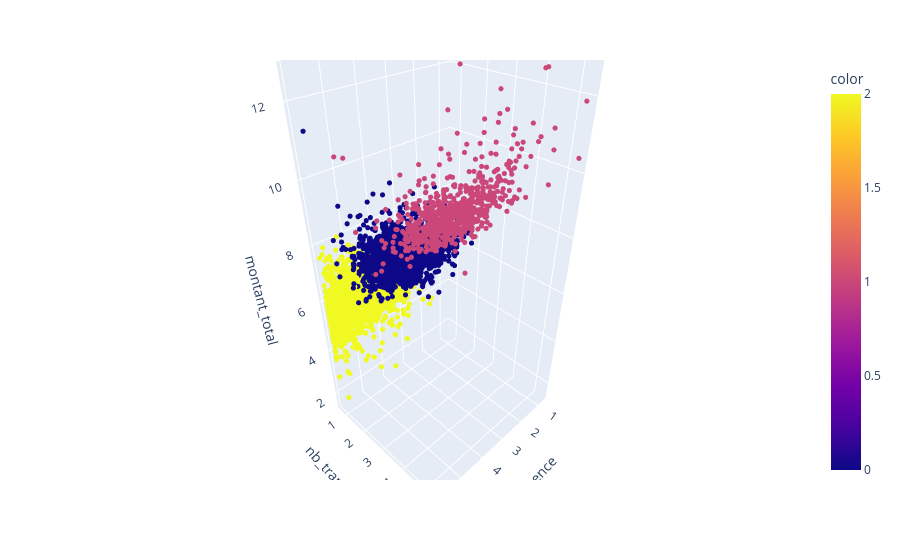

Here is the notebook cell this chart was saved with:
### Code cell
fig = px.scatter_3d(
    data, x="recence", y="nb_transaction", z="montant_total", color=cluster
)

fig.update_traces(marker_size=3)

fig.show()

### Figure 1 — Plotly figure (JSON) as saved in the notebook; plotly's stock layout.template omitted (floating-point values rounded to 4 significant figures; data arrays with more than 128 entries replaced by an {"elided": "..."} marker saying what was removed)
{"data": [{"hovertemplate": "recence=%{x}<br>nb_transaction=%{y}<br>montant_total=%{z}<br>color=%{marker.color}<extra></extra>", "legendgroup": "", "marker": {"color": {"elided": "4338 int values"}, "coloraxis": "coloraxis", "size": 3, "symbol": "circle"}, "mode": "markers", "name": "", "scene": "scene", "showlegend": false, "type": "scatter3d", "x": {"elided": "4338 float values"}, "y": {"elided": "4338 float values"}, "z": {"elided": "4338 float values"}}], "layout": {"coloraxis": {"colorbar": {"title": {"text": "color"}}, "colorscale": [[0, "#0d0887"], [0.1111, "#46039f"], [0.2222, "#7201a8"], [0.3333, "#9c179e"], [0.4444, "#bd3786"], [0.5556, "#d8576b"], [0.6667, "#ed7953"], [0.7778, "#fb9f3a"], [0.8889, "#fdca26"], [1, "#f0f921"]]}, "legend": {"tracegroupgap": 0}, "margin": {"t": 60}, "scene": {"domain": {"x": [0, 1], "y": [0, 1]}, "xaxis": {"title": {"text": "recence"}}, "yaxis": {"title": {"text": "nb_transaction"}}, "zaxis": {"title": {"text": "montant_total"}}}}}
